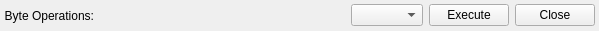
<?xml version="1.0" encoding="UTF-8"?>
<ui version="4.0">
 <class>ByteOpsAction</class>
 <widget class="QWidget" name="ByteOpsAction">
  <property name="geometry">
   <rect>
    <x>0</x>
    <y>0</y>
    <width>599</width>
    <height>31</height>
   </rect>
  </property>
  <property name="windowTitle">
   <string>Form</string>
  </property>
  <layout class="QHBoxLayout" name="horizontalLayout" stretch="0,1,0,0,0">
   <property name="margin">
    <number>4</number>
   </property>
   <item>
    <widget class="QLabel" name="lblText">
     <property name="text">
      <string>Byte Operations:</string>
     </property>
     <property name="alignment">
      <set>Qt::AlignRight|Qt::AlignTrailing|Qt::AlignVCenter</set>
     </property>
    </widget>
   </item>
   <item>
    <widget class="SpinBoxBaseSelector" name="sbbsValue" native="true"/>
   </item>
   <item>
    <widget class="QComboBox" name="cbByteOps">
     <property name="sizePolicy">
      <sizepolicy hsizetype="Fixed" vsizetype="Fixed">
       <horstretch>0</horstretch>
       <verstretch>0</verstretch>
      </sizepolicy>
     </property>
    </widget>
   </item>
   <item>
    <widget class="QPushButton" name="pbExecute">
     <property name="text">
      <string>Execute</string>
     </property>
    </widget>
   </item>
   <item>
    <widget class="QPushButton" name="pbClose">
     <property name="text">
      <string>Close</string>
     </property>
    </widget>
   </item>
  </layout>
 </widget>
 <customwidgets>
  <customwidget>
   <class>SpinBoxBaseSelector</class>
   <extends>QWidget</extends>
   <header>spinboxbaseselector/spinboxbaseselector.h</header>
   <container>1</container>
  </customwidget>
 </customwidgets>
 <resources/>
 <connections/>
</ui>
